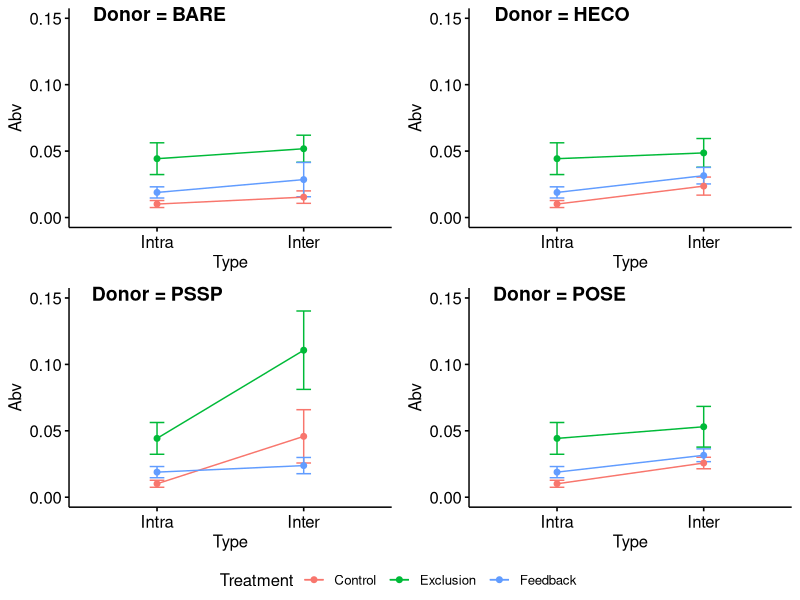
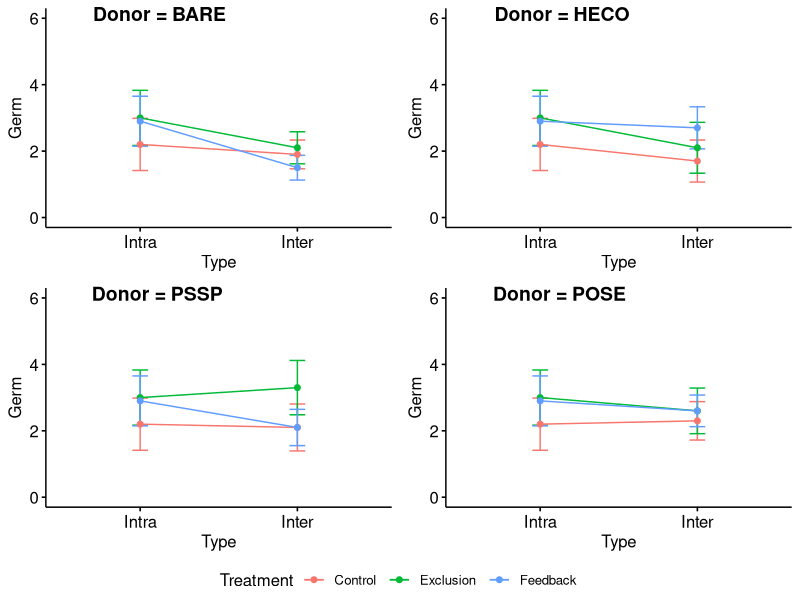
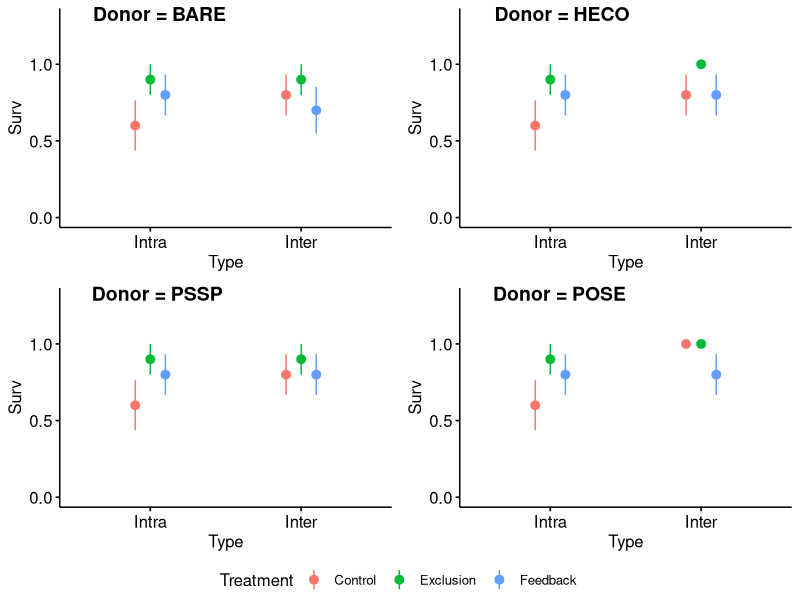
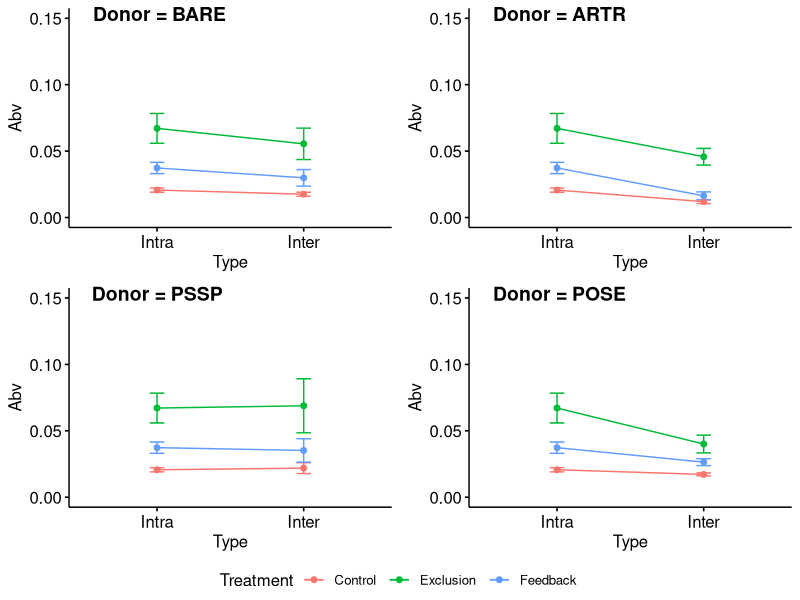
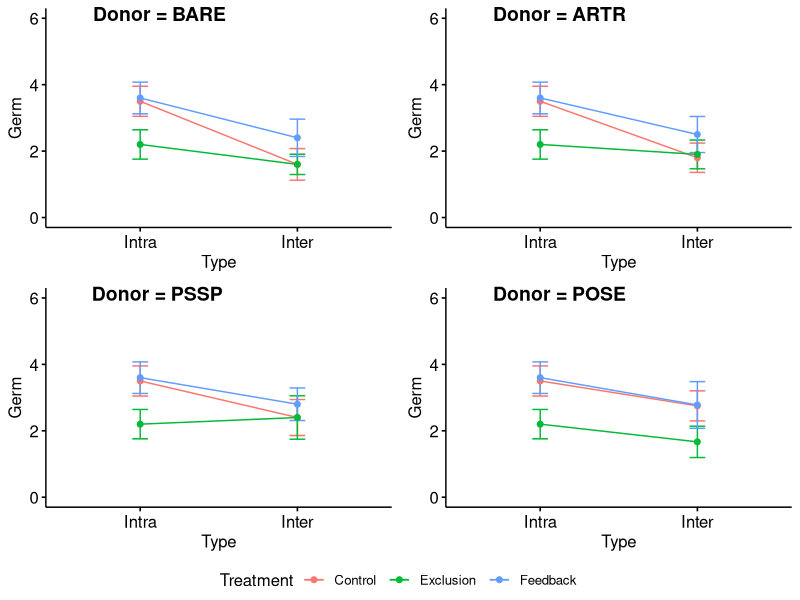
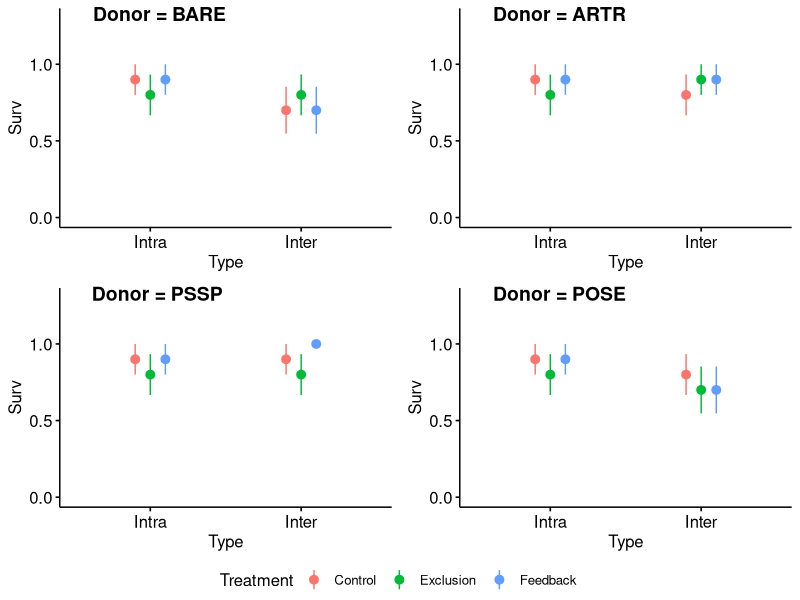
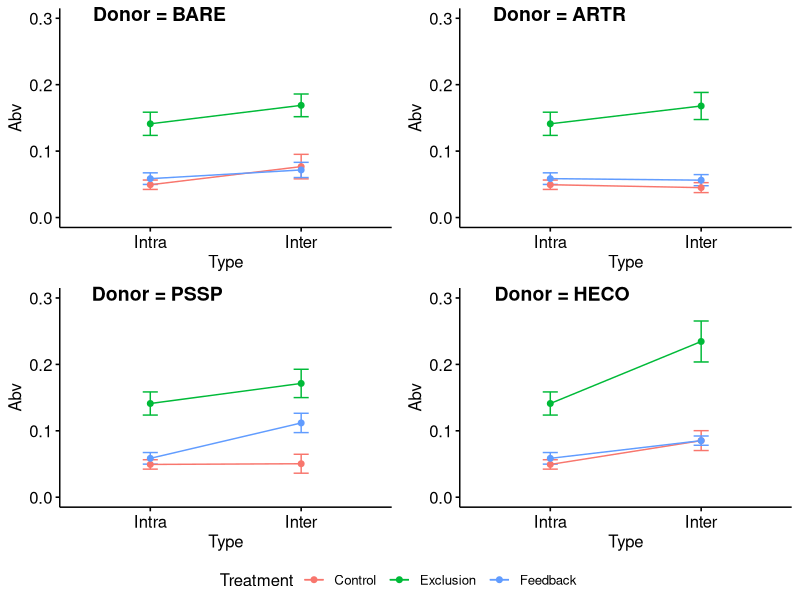
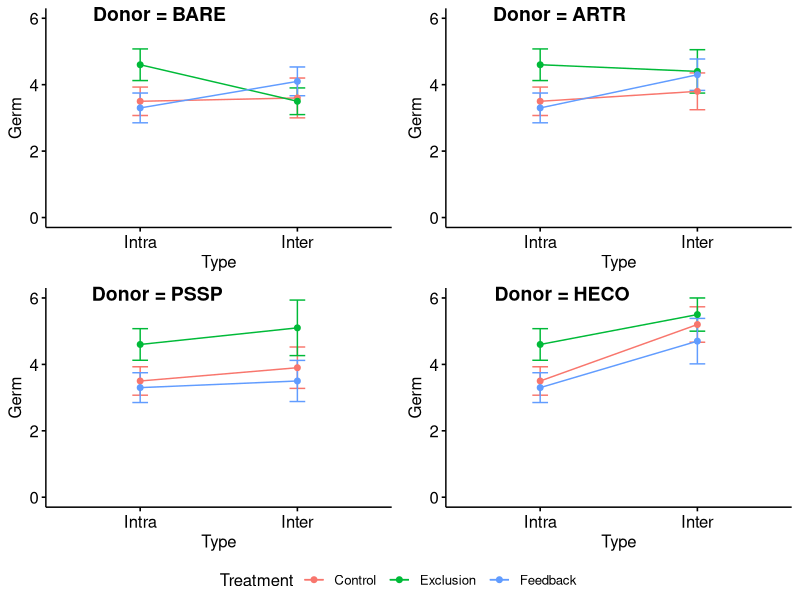

The R script that drew these images, in order:
########################################
#Code to visualize all abv biomass data#
########################################

setwd("C:/Users/yc68991/Box Sync/PSFcoexist/R/PSFcoexist")
library(car)
library(ggpubr)

#Data import------------------------
#all<-read.csv("./data/Transplant data clean 190102.csv") #2018 data
all<-read.csv("./data/Transplant data year 2 clean 190819.csv") #2019 data

#Subset data by transplant species-----------
ARTR<-subset(all,Transplant=="ARTR")
POSE<-subset(all,Transplant=="POSE")
PSSP<-subset(all,Transplant=="PSSP")
HECO<-subset(all,Transplant=="HECO")

#ARTR--------------------------------
#Add Intra/Inter labels
ARTR$Type[ARTR$DonorSpp=="ARTR"]<-"Intra"
ARTR$Type[ARTR$DonorSpp!="ARTR"]<-"Inter"
ARTR$Type <- factor(ARTR$Type, levels=c("Intra", "Inter"))#Flip the order of factors for easier visualization

#Take out the rows where labels mixed up and cannot ascertain treatment
ARTR<-subset(ARTR,Treatment%in%c("Control","Exclusion","Feedback"))

#ARTR aboveground biomass visualization
#Make each donor plot separately
artrBARE<-ggpar(ggline(ARTR[ARTR$DonorSpp=="BARE"|ARTR$DonorSpp=="ARTR",], x = "Type", y = "Abv",  
                 add = c("mean_se"),
                 color = "Treatment"),
                ylim=c(0,0.15))#use 0.25 for 2018 data, 0.15 for 2019 data
artrHECO<-ggpar(ggline(ARTR[ARTR$DonorSpp=="HECO"|ARTR$DonorSpp=="ARTR",], x = "Type", y = "Abv",  
                 add = c("mean_se"),
                 color = "Treatment"),
                ylim=c(0,0.15))
artrPSSP<-ggpar(ggline(ARTR[ARTR$DonorSpp=="PSSP"|ARTR$DonorSpp=="ARTR",], x = "Type", y = "Abv",  
                 add = c("mean_se"),
                 color = "Treatment"),
                ylim=c(0,0.15))
artrPOSE<-ggpar(ggline(ARTR[ARTR$DonorSpp=="POSE"|ARTR$DonorSpp=="ARTR",], x = "Type", y = "Abv",  
                 add = c("mean_se"),
                 color = "Treatment"),
                ylim=c(0,0.15))
#Put plots together
ggarrange(artrBARE , artrHECO, artrPSSP,artrPOSE, 
          labels = c("Donor = BARE", "Donor = HECO", "Donor = PSSP","Donor = POSE"),
          common.legend = TRUE, legend = "bottom",
          hjust=-0.7,
          ncol = 2, nrow = 2)

#ARTR germination visualization
#Make each donor plot separately
g.artrBARE<-ggpar(ggline(ARTR[ARTR$DonorSpp=="BARE"|ARTR$DonorSpp=="ARTR",], x = "Type", y = "Germ",  
                       add = c("mean_se"),
                       color = "Treatment"),
                ylim=c(0,6))
g.artrHECO<-ggpar(ggline(ARTR[ARTR$DonorSpp=="HECO"|ARTR$DonorSpp=="ARTR",], x = "Type", y = "Germ",  
                       add = c("mean_se"),
                       color = "Treatment"),
                ylim=c(0,6))
g.artrPSSP<-ggpar(ggline(ARTR[ARTR$DonorSpp=="PSSP"|ARTR$DonorSpp=="ARTR",], x = "Type", y = "Germ",  
                       add = c("mean_se"),
                       color = "Treatment"),
                ylim=c(0,6))
g.artrPOSE<-ggpar(ggline(ARTR[ARTR$DonorSpp=="POSE"|ARTR$DonorSpp=="ARTR",], x = "Type", y = "Germ",  
                       add = c("mean_se"),
                       color = "Treatment"),
                ylim=c(0,6))
#Put plots together
ggarrange(g.artrBARE , g.artrHECO, g.artrPSSP,g.artrPOSE, 
          labels = c("Donor = BARE", "Donor = HECO", "Donor = PSSP","Donor = POSE"),
          common.legend = TRUE, legend = "bottom",
          hjust=-0.7,
          ncol = 2, nrow = 2)


#ARTR survival visualization
#Make each donor plot separately
s.artrBARE<-ggpar(ggerrorplot(ARTR[ARTR$DonorSpp=="BARE"|ARTR$DonorSpp=="ARTR",], x = "Type", y = "Surv", 
                              desc_stat = "mean_se", 
                              color = "Treatment", 
                              position = position_dodge(0.3)),
                  ylim=c(0,1.3))
s.artrHECO<-ggpar(ggerrorplot(ARTR[ARTR$DonorSpp=="HECO"|ARTR$DonorSpp=="ARTR",], x = "Type", y = "Surv", 
                              desc_stat = "mean_se", 
                              color = "Treatment", 
                              position = position_dodge(0.3)),
                  ylim=c(0,1.3))
s.artrPSSP<-ggpar(ggerrorplot(ARTR[ARTR$DonorSpp=="PSSP"|ARTR$DonorSpp=="ARTR",], x = "Type", y = "Surv", 
                              desc_stat = "mean_se", 
                              color = "Treatment", 
                              position = position_dodge(0.3)),
                  ylim=c(0,1.3))
s.artrPOSE<-ggpar(ggerrorplot(ARTR[ARTR$DonorSpp=="POSE"|ARTR$DonorSpp=="ARTR",], x = "Type", y = "Surv",  
                              desc_stat = "mean_se", 
                              color = "Treatment", 
                              position = position_dodge(0.3)),
                  ylim=c(0,1.3))
#Put plots together
ggarrange(s.artrBARE , s.artrHECO, s.artrPSSP,s.artrPOSE, 
          labels = c("Donor = BARE", "Donor = HECO", "Donor = PSSP","Donor = POSE"),
          common.legend = TRUE, legend = "bottom",
          hjust=-0.7,
          ncol = 2, nrow = 2)

#HECO--------------------------------
#Add Intra/Inter labels
HECO$Type[HECO$DonorSpp=="HECO"]<-"Intra"
HECO$Type[HECO$DonorSpp!="HECO"]<-"Inter"
HECO$Type <- factor(HECO$Type, levels=c("Intra", "Inter"))#Flip the order of factors for easier visualization

#HECO aboveground biomass visualization
#Make each donor plot separately
hecoBARE<-ggpar(ggline(HECO[HECO$DonorSpp=="BARE"|HECO$DonorSpp=="HECO",], x = "Type", y = "Abv",  
                       add = c("mean_se"),
                       color = "Treatment"),
                ylim=c(0,0.15))#use 0.25 for 2018 and 0.15 for 2019
hecoARTR<-ggpar(ggline(HECO[HECO$DonorSpp=="ARTR"|HECO$DonorSpp=="HECO",], x = "Type", y = "Abv",  
                       add = c("mean_se"),
                       color = "Treatment"),
                ylim=c(0,0.15))
hecoPSSP<-ggpar(ggline(HECO[HECO$DonorSpp=="PSSP"|HECO$DonorSpp=="HECO",], x = "Type", y = "Abv",  
                       add = c("mean_se"),
                       color = "Treatment"),
                ylim=c(0,0.15))
hecoPOSE<-ggpar(ggline(HECO[HECO$DonorSpp=="POSE"|HECO$DonorSpp=="HECO",], x = "Type", y = "Abv",  
                       add = c("mean_se"),
                       color = "Treatment"),
                ylim=c(0,0.15))
#Put plots together
ggarrange(hecoBARE , hecoARTR, hecoPSSP,hecoPOSE, 
          labels = c("Donor = BARE", "Donor = ARTR", "Donor = PSSP","Donor = POSE"),
          common.legend = TRUE, legend = "bottom",
          hjust=-0.7,
          ncol = 2, nrow = 2)

#HECO germination visualization 
#Make each donor plot separately
g.hecoBARE<-ggpar(ggline(HECO[HECO$DonorSpp=="BARE"|HECO$DonorSpp=="HECO",], x = "Type", y = "Germ",  
                       add = c("mean_se"),
                       color = "Treatment"),
                ylim=c(0,6))#use 1 for 2018, 6 for 2019
g.hecoARTR<-ggpar(ggline(HECO[HECO$DonorSpp=="ARTR"|HECO$DonorSpp=="HECO",], x = "Type", y = "Germ",  
                       add = c("mean_se"),
                       color = "Treatment"),
                ylim=c(0,6))
g.hecoPSSP<-ggpar(ggline(HECO[HECO$DonorSpp=="PSSP"|HECO$DonorSpp=="HECO",], x = "Type", y = "Germ",  
                       add = c("mean_se"),
                       color = "Treatment"),
                ylim=c(0,6))
g.hecoPOSE<-ggpar(ggline(HECO[HECO$DonorSpp=="POSE"|HECO$DonorSpp=="HECO",], x = "Type", y = "Germ",  
                       add = c("mean_se"),
                       color = "Treatment"),
                ylim=c(0,6))
#Put plots together
ggarrange(g.hecoBARE ,g.hecoARTR, g.hecoPSSP,g.hecoPOSE, 
          labels = c("Donor = BARE", "Donor = ARTR", "Donor = PSSP","Donor = POSE"),
          common.legend = TRUE, legend = "bottom",
          hjust=-0.7,
          ncol = 2, nrow = 2)

#HECO survival visualization
#Make each donor plot separately
s.hecoBARE<-ggpar(ggerrorplot(HECO[HECO$DonorSpp=="BARE"|HECO$DonorSpp=="HECO",], x = "Type", y = "Surv", 
                              desc_stat = "mean_se", 
                              color = "Treatment", 
                              position = position_dodge(0.3)),
            ylim=c(0,1.3))
s.hecoARTR<-ggpar(ggerrorplot(HECO[HECO$DonorSpp=="ARTR"|HECO$DonorSpp=="HECO",], x = "Type", y = "Surv", 
                              desc_stat = "mean_se", 
                              color = "Treatment", 
                              position = position_dodge(0.3)),
                  ylim=c(0,1.3))
s.hecoPSSP<-ggpar(ggerrorplot(HECO[HECO$DonorSpp=="PSSP"|HECO$DonorSpp=="HECO",], x = "Type", y = "Surv", 
                              desc_stat = "mean_se", 
                              color = "Treatment", 
                              position = position_dodge(0.3)),
                  ylim=c(0,1.3))
s.hecoPOSE<-ggpar(ggerrorplot(HECO[HECO$DonorSpp=="POSE"|HECO$DonorSpp=="HECO",], x = "Type", y = "Surv", 
                              desc_stat = "mean_se", 
                              color = "Treatment", 
                              position = position_dodge(0.3)),
                  ylim=c(0,1.3))
#Put plots together
ggarrange(s.hecoBARE ,s.hecoARTR, s.hecoPSSP,s.hecoPOSE, 
          labels = c("Donor = BARE", "Donor = ARTR", "Donor = PSSP","Donor = POSE"),
          common.legend = TRUE, legend = "bottom",
          hjust=-0.7,
          ncol = 2, nrow = 2)

#POSE--------------------------------
#Add Intra/Inter labels
POSE$Type[POSE$DonorSpp=="POSE"]<-"Intra"
POSE$Type[POSE$DonorSpp!="POSE"]<-"Inter"
POSE$Type <- factor(POSE$Type, levels=c("Intra", "Inter"))#Flip the order of factors for easier visualization

#POSE aboveground biomass visualization
#Make each donor plot separately
poseBARE<-ggpar(ggline(POSE[POSE$DonorSpp=="BARE"|POSE$DonorSpp=="POSE",], x = "Type", y = "Abv",  
                       add = c("mean_se"),
                       color = "Treatment"),
                ylim=c(0,0.3))#use 0.4 in 2018 and 0.3 in 2019
poseARTR<-ggpar(ggline(POSE[POSE$DonorSpp=="ARTR"|POSE$DonorSpp=="POSE",], x = "Type", y = "Abv",  
                       add = c("mean_se"),
                       color = "Treatment"),
                ylim=c(0,0.3))
posePSSP<-ggpar(ggline(POSE[POSE$DonorSpp=="PSSP"|POSE$DonorSpp=="POSE",], x = "Type", y = "Abv",  
                       add = c("mean_se"),
                       color = "Treatment"),
                ylim=c(0,0.3))
poseHECO<-ggpar(ggline(POSE[POSE$DonorSpp=="HECO"|POSE$DonorSpp=="POSE",], x = "Type", y = "Abv",  
                       add = c("mean_se"),
                       color = "Treatment"),
                ylim=c(0,0.3))
#Put plots together
ggarrange(poseBARE , poseARTR, posePSSP,poseHECO, 
          labels = c("Donor = BARE", "Donor = ARTR", "Donor = PSSP","Donor = HECO"),
          common.legend = TRUE, legend = "bottom",
          hjust=-0.7,
          ncol = 2, nrow = 2)

#POSE germination visualization
#Make each donor plot separately
g.poseBARE<-ggpar(ggline(POSE[POSE$DonorSpp=="BARE"|POSE$DonorSpp=="POSE",], x = "Type", y = "Germ",  
                       add = c("mean_se"),
                       color = "Treatment"),
                ylim=c(0,6))#use 4 for 2018, 6 for 2019
g.poseARTR<-ggpar(ggline(POSE[POSE$DonorSpp=="ARTR"|POSE$DonorSpp=="POSE",], x = "Type", y = "Germ",  
                       add = c("mean_se"),
                       color = "Treatment"),
                ylim=c(0,6))
g.posePSSP<-ggpar(ggline(POSE[POSE$DonorSpp=="PSSP"|POSE$DonorSpp=="POSE",], x = "Type", y = "Germ",  
                       add = c("mean_se"),
                       color = "Treatment"),
                ylim=c(0,6))
g.poseHECO<-ggpar(ggline(POSE[POSE$DonorSpp=="HECO"|POSE$DonorSpp=="POSE",], x = "Type", y = "Germ",  
                       add = c("mean_se"),
                       color = "Treatment"),
                ylim=c(0,6))
#Put plots together
ggarrange(g.poseBARE , g.poseARTR, g.posePSSP,g.poseHECO, 
          labels = c("Donor = BARE", "Donor = ARTR", "Donor = PSSP","Donor = HECO"),
          common.legend = TRUE, legend = "bottom",
          hjust=-0.7,
          ncol = 2, nrow = 2)

#POSE survival visualization for 2018
#Make each donor plot separately
s.poseBARE<-ggpar(ggline(POSE[POSE$DonorSpp=="BARE"|POSE$DonorSpp=="POSE",], x = "Type", y = "Surv",  
                         add = c("mean_se"),
                         color = "Treatment"),
                  ylim=c(0,1.3))
s.poseARTR<-ggpar(ggline(POSE[POSE$DonorSpp=="ARTR"|POSE$DonorSpp=="POSE",], x = "Type", y = "Surv",  
                         add = c("mean_se"),
                         color = "Treatment"),
                  ylim=c(0,1.3))
s.posePSSP<-ggpar(ggline(POSE[POSE$DonorSpp=="PSSP"|POSE$DonorSpp=="POSE",], x = "Type", y = "Surv",  
                         add = c("mean_se"),
                         color = "Treatment"),
                  ylim=c(0,1.3))
s.poseHECO<-ggpar(ggline(POSE[POSE$DonorSpp=="HECO"|POSE$DonorSpp=="POSE",], x = "Type", y = "Surv",  
                         add = c("mean_se"),
                         color = "Treatment"),
                  ylim=c(0,1.3))
#Put plots together
ggarrange(s.poseBARE , s.poseARTR, s.posePSSP,s.poseHECO, 
          labels = c("Donor = BARE", "Donor = ARTR", "Donor = PSSP","Donor = HECO"),
          common.legend = TRUE, legend = "bottom",
          hjust=-0.7,
          ncol = 2, nrow = 2)

#POSE survival visualization for 2019
#Make each donor plot separately
s.poseBARE<-ggpar(ggerrorplot(POSE[POSE$DonorSpp=="BARE"|POSE$DonorSpp=="POSE",], x = "Type", y = "Surv", 
                              desc_stat = "mean_se", 
                              color = "Treatment", 
                              position = position_dodge(0.3)),
                  ylim=c(0,1.3))
s.poseARTR<-ggpar(ggerrorplot(POSE[POSE$DonorSpp=="ARTR"|POSE$DonorSpp=="POSE",], x = "Type", y = "Surv", 
                              desc_stat = "mean_se", 
                              color = "Treatment", 
                              position = position_dodge(0.3)),
                  ylim=c(0,1.3))
s.posePSSP<-ggpar(ggerrorplot(POSE[POSE$DonorSpp=="PSSP"|POSE$DonorSpp=="POSE",], x = "Type", y = "Surv", 
                              desc_stat = "mean_se", 
                              color = "Treatment", 
                              position = position_dodge(0.3)),
                  ylim=c(0,1.3))
s.poseHECO<-ggpar(ggerrorplot(POSE[POSE$DonorSpp=="HECO"|POSE$DonorSpp=="POSE",], x = "Type", y = "Surv", 
                              desc_stat = "mean_se", 
                              color = "Treatment", 
                              position = position_dodge(0.3)),
                  ylim=c(0,1.3))
#Put plots together
ggarrange(s.poseBARE , s.poseARTR, s.posePSSP,s.poseHECO, 
          labels = c("Donor = BARE", "Donor = ARTR", "Donor = PSSP","Donor = HECO"),
          common.legend = TRUE, legend = "bottom",
          hjust=-0.7,
          ncol = 2, nrow = 2)

#PSSP--------------------------------
#Add Intra/Inter labels
PSSP$Type[PSSP$DonorSpp=="PSSP"]<-"Intra"
PSSP$Type[PSSP$DonorSpp!="PSSP"]<-"Inter"
PSSP$Type <- factor(PSSP$Type, levels=c("Intra", "Inter"))#Flip the order of factors for easier visualization

#PSSP aboveground biommas visualization
#Make each donor plot separately
psspBARE<-ggpar(ggline(PSSP[PSSP$DonorSpp=="BARE"|PSSP$DonorSpp=="PSSP",], x = "Type", y = "Abv",  
                       add = c("mean_se"),
                       color = "Treatment"),
                ylim=c(0,0.4))
psspARTR<-ggpar(ggline(PSSP[PSSP$DonorSpp=="ARTR"|PSSP$DonorSpp=="PSSP",], x = "Type", y = "Abv",  
                       add = c("mean_se"),
                       color = "Treatment"),
                ylim=c(0,0.4))
psspPOSE<-ggpar(ggline(PSSP[PSSP$DonorSpp=="POSE"|PSSP$DonorSpp=="PSSP",], x = "Type", y = "Abv",  
                       add = c("mean_se"),
                       color = "Treatment"),
                ylim=c(0,0.4))
psspHECO<-ggpar(ggline(PSSP[PSSP$DonorSpp=="HECO"|PSSP$DonorSpp=="PSSP",], x = "Type", y = "Abv",  
                       add = c("mean_se"),
                       color = "Treatment"),
                ylim=c(0,0.4))
#Put plots together
ggarrange(psspBARE , psspARTR, psspPOSE,psspHECO, 
          labels = c("Donor = BARE", "Donor = ARTR", "Donor = POSE","Donor = HECO"),
          common.legend = TRUE, legend = "bottom",
          hjust=-0.7,
          ncol = 2, nrow = 2)

#PSSP germination visualization
#Make each donor plot separately
g.psspBARE<-ggpar(ggline(PSSP[PSSP$DonorSpp=="BARE"|PSSP$DonorSpp=="PSSP",], x = "Type", y = "Germ",  
                       add = c("mean_se"),
                       color = "Treatment"),
                ylim=c(0,7))#use 3 in 2018, 7 in 2019
g.psspARTR<-ggpar(ggline(PSSP[PSSP$DonorSpp=="ARTR"|PSSP$DonorSpp=="PSSP",], x = "Type", y = "Germ",  
                       add = c("mean_se"),
                       color = "Treatment"),
                ylim=c(0,7))
g.psspPOSE<-ggpar(ggline(PSSP[PSSP$DonorSpp=="POSE"|PSSP$DonorSpp=="PSSP",], x = "Type", y = "Germ",  
                       add = c("mean_se"),
                       color = "Treatment"),
                ylim=c(0,7))
g.psspHECO<-ggpar(ggline(PSSP[PSSP$DonorSpp=="HECO"|PSSP$DonorSpp=="PSSP",], x = "Type", y = "Germ",  
                       add = c("mean_se"),
                       color = "Treatment"),
                ylim=c(0,7))
#Put plots together
ggarrange(g.psspBARE , g.psspARTR, g.psspPOSE,g.psspHECO, 
          labels = c("Donor = BARE", "Donor = ARTR", "Donor = POSE","Donor = HECO"),
          common.legend = TRUE, legend = "bottom",
          hjust=-0.7,
          ncol = 2, nrow = 2)

#PSSP survival visualization
#Make each donor plot separately
s.psspBARE<-ggpar(ggerrorplot(PSSP[PSSP$DonorSpp=="BARE"|PSSP$DonorSpp=="PSSP",], x = "Type", y = "Surv", 
                              desc_stat = "mean_se", 
                              color = "Treatment", 
                              position = position_dodge(0.3)),
                  ylim=c(0,1.3))
s.psspARTR<-ggpar(ggerrorplot(PSSP[PSSP$DonorSpp=="ARTR"|PSSP$DonorSpp=="PSSP",], x = "Type", y = "Surv", 
                              desc_stat = "mean_se", 
                              color = "Treatment", 
                              position = position_dodge(0.3)),
                  ylim=c(0,1.3))
s.psspPOSE<-ggpar(ggerrorplot(PSSP[PSSP$DonorSpp=="POSE"|PSSP$DonorSpp=="PSSP",], x = "Type", y = "Surv", 
                              desc_stat = "mean_se", 
                              color = "Treatment", 
                              position = position_dodge(0.3)),
                  ylim=c(0,1.3))
s.psspHECO<-ggpar(ggerrorplot(PSSP[PSSP$DonorSpp=="HECO"|PSSP$DonorSpp=="PSSP",], x = "Type", y = "Surv", 
                              desc_stat = "mean_se", 
                              color = "Treatment", 
                              position = position_dodge(0.3)),
                  ylim=c(0,1.3))
#Put plots together
ggarrange(s.psspBARE , s.psspARTR, s.psspPOSE,s.psspHECO, 
          labels = c("Donor = BARE", "Donor = ARTR", "Donor = POSE","Donor = HECO"),
          common.legend = TRUE, legend = "bottom",
          hjust=-0.7,
          ncol = 2, nrow = 2)

#Look at species together--------------------------------
allClean<-rbind.data.frame(ARTR,POSE,HECO,PSSP)

abv<-ggline(allClean, x = "DonorSpp", y = "Abv",
       add = c("mean_se"),
       color = "Treatment")
surv<-ggline(allClean, x = "DonorSpp", y = "Surv",
            add = c("mean_se"),
            color = "Treatment")
germ<-ggline(allClean, x = "DonorSpp", y = "Germ",
            add = c("mean_se"),
            color = "Treatment")
#Put plots together
ggarrange(abv , surv, germ,
          common.legend = TRUE, legend = "bottom",
          ncol = 1, nrow = 3)

#2019 only, use distance to donor and donor size as covariate---------------
#Visualize everything
ggscatter(allClean,x="Dist_centroid",y="Abv",color="Treatment",shape="DonorSpp",facet.by="Transplant")
#Big blob no discernable patterns
ggscatter(allClean,x="Diam_donor",y="Abv",color="Treatment",shape="DonorSpp",facet.by="Transplant")
ggscatter(allClean,x="Dist_edge",y="Abv",color="Treatment",shape="DonorSpp",facet.by="Transplant") 
#easier to visually compare since it gets rid of the large size of ARTRs, no strong patterns though

#Separate by transplant species
#ARTR
ggscatter(ARTR,x="Dist_centroid",y="Abv",color="Treatment",facet.by="DonorSpp",scales="free")
ggscatter(ARTR,x="Dist_edge",y="Abv",color="Treatment",facet.by="DonorSpp",scales="free")
ggscatter(ARTR,x="Diam_donor",y="Abv",color="Treatment",facet.by="DonorSpp",scales="free")
#maybe a negative relationship in control POSEs

#HECO
ggscatter(HECO,x="Dist_centroid",y="Abv",color="Treatment",facet.by="DonorSpp",scales="free")
#In HECO feedback, potentially a positive trend
ggscatter(HECO,x="Dist_edge",y="Abv",color="Treatment",facet.by="DonorSpp",scales="free")
ggscatter(HECO,x="Diam_donor",y="Abv",color="Treatment",facet.by="DonorSpp",scales="free")
#In HECO feedback, potentially a positive trend

#POSE
ggscatter(POSE,x="Dist_centroid",y="Abv",color="Treatment",facet.by="DonorSpp",scales="free")
ggscatter(POSE,x="Dist_edge",y="Abv",color="Treatment",facet.by="DonorSpp",scales="free")
ggscatter(POSE,x="Diam_donor",y="Abv",color="Treatment",facet.by="DonorSpp",scales="free")

#PSSP
ggscatter(PSSP,x="Dist_centroid",y="Abv",color="Treatment",facet.by="DonorSpp",scales="free")
ggscatter(PSSP,x="Dist_edge",y="Abv",color="Treatment",facet.by="DonorSpp",scales="free")
ggscatter(PSSP,x="Diam_donor",y="Abv",color="Treatment",facet.by="DonorSpp",scales="free")
